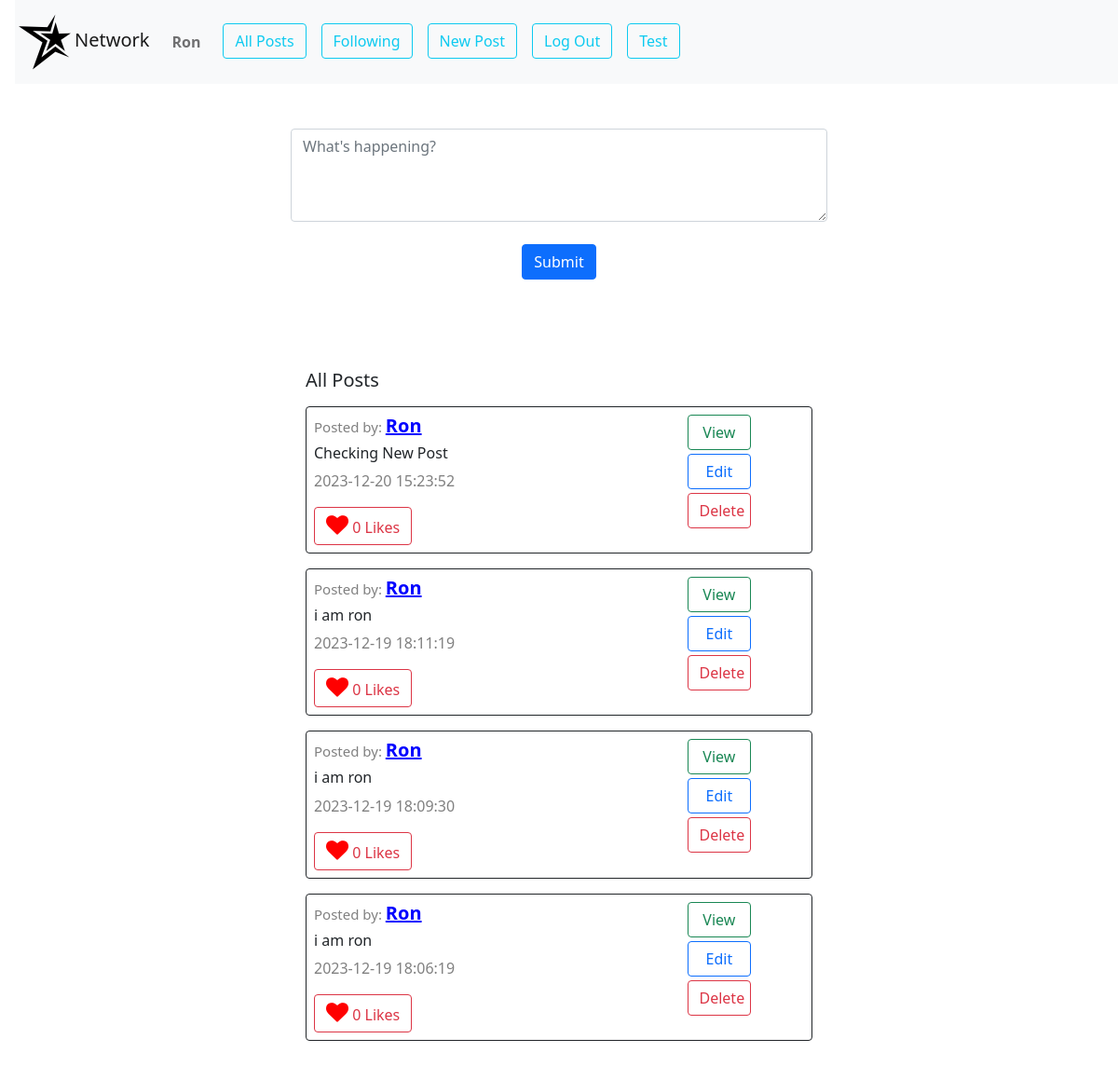
/ (signed in), run on the app's committed database.
### app.py (models this page shows, shortened)
class Users(db.Model):
    __tablename__ = "users"
    id = db.Column(db.Integer, primary_key=True)
    username = db.Column(db.String(80), unique=True, nullable=False)
    hash = db.Column(db.String(200),nullable=False)
    email = db.Column(db.String(120), unique=True, nullable=False)
    first_name=db.Column(db.String(80), nullable=True)
    last_name=db.Column(db.String(80), nullable=True)
    profile_pic_addr=db.Column(db.String(200), nullable=True)
    user_posts=db.relationship('Posts',backref='owner',lazy='dynamic')
    followers = db.relationship('Users',
                                secondary = follow,
                                primaryjoin = (follow.c.following_id == id),
                                secondaryjoin = (follow.c.follower_id == id),
                                backref = 'following'
                                )

class Posts(db.Model):
    __tablename__ = "posts"
    id = db.Column(db.Integer, primary_key=True)
    content = db.Column(db.String(150), nullable=False)
    likes = db.Column(db.Integer, default=0)
    created_at = db.Column(db.DateTime(timezone=True), server_default=db.func.current_timestamp())
    person_id = db.Column(db.Integer, db.ForeignKey('users.id'),nullable=False)

### app.py (the view, shortened to what this page needs)
@app.route("/", methods=["GET", "POST"])
def index():
    posts=Posts.query.order_by(Posts.created_at.desc()).all()
    user_id=session.get("user_id")
    if user_id:
        current_user=Users.query.filter_by(id=user_id).first()
    else:
        current_user=None
    return render_template("index.html",posts=posts,current_user=current_user)

### app.py (called while the page is built)
@app.after_request
def after_request(response):
    response.headers["Cache-Control"] = "no-cache, no-store, must-revalidate"
    response.headers["Expires"] = 0
    response.headers["Pragma"] = "no-cache"
    return response

### templates/index.html (shortened to what this page needs)
{% extends "layout.html" %} {% block body %}
<div id="index_div">
	{% if current_user%}
	<div id="compose-view" class="container-fluid py-5 text-center w-50">
		<form action="/" method="post">
			<textarea
				class="form-control"
				id="compose-body"
				name="current_post"
				placeholder="What's happening?"
				autofocus></textarea>
			<br />
			<input type="submit" id="submit_button" class="btn btn-primary" />
		</form>
	</div>
	{%endif%}
	<div id="post-view" class="container-fluid py-5 w-50">
		<h5 class="ms-3">All Posts</h5>
		{% for item in posts%}
		<div id="display_div_{{item.id}}" class="border border-dark m-3 p-2 rounded">
			<div class="row">
				<div class="col-9">
					<h5>
						<span style="color: grey; font-size: 15px">Posted by: </span
						><a
							style="font-weight: bold; color: blue"
							href="/profile/{{item.owner.id}}"
							>{{item.owner.username}}</a
						>
					</h5>
					<div id="index_content_div_{{item.id}}"><h6  class="mt-2">{{item.content}}</h6></div>
					<p><span style="color: grey">{{item.created_at}}</span></p>
					<button class="btn btn-outline-danger">
						<i style="font-size: 24px; color: red" class="fa">&#xf004;</i>
						{{item.likes}} Likes
					</button>
				</div>
				<div class="col-2 ">
					<div class="row">
						<button data-post_id="{{item.id}}" id="index_view_btn_{{item.id}}" class="btn btn-outline-success mb-1 w-75 view_btn">View</button>
					</div>
					<div class="row">
						<button data-post_id="{{item.id}}" id="index_edit_btn_{{item.id}}" class="btn btn-outline-primary mb-1 w-75 edit_btn">Edit</button>
					</div>
					<div class="row">
						<button data-post_id="{{item.id}}" id="index_delete_btn_{{item.id}}" class="btn btn-outline-danger mb-1 w-75 delete_btn">Delete</button>
					</div>
				</div>
			</div>
		  </div>
		{%endfor%}
	</div>
</div>
{% endblock %}

### templates/layout.html (shortened to what this page needs)
<!DOCTYPE html>
<html lang="en">
	<head>
		<link href="/static/styles.css" rel="stylesheet" />
		<link
			href="https://cdn.jsdelivr.net/npm/bootstrap@5.0.2/dist/css/bootstrap.min.css"
			rel="stylesheet"
 />
		<link
			rel="stylesheet"
			href="https://cdnjs.cloudflare.com/ajax/libs/font-awesome/4.7.0/css/font-awesome.min.css" />
	</head>
	<body>
		<nav class="navbar navbar-expand-lg navbar-light bg-light ms-3">
			<a class="navbar-brand" id="network" href="/"
				><img src="/static/favicon.ico" alt="" />Network</a
			>
			<div>
				<ul class="navbar-nav mr-auto">
					<li class="nav-item">
						{% if current_user %}
						<a class="nav-link me-3" id="username"
							><strong>{{current_user.username}}</strong></a
						>
						{%else%}
						<a class="nav-link me-3" id="username"><strong>Guest</strong></a>
						{%endif%}
					</li>
					<li class="nav-item">
						<a class="btn btn-outline-info me-3" href="/" id="allpost"
							>All Posts</a
						>
					</li>
					{% if current_user %}
					<li class="nav-item">
						<a class="btn btn-outline-info me-3" href="/following" id="follow"
							>Following</a
						>
					</li>
					<li class="nav-item" id="newpost">
						<a class="btn btn-outline-info me-3" href="/newpost" id="newpost"
							>New Post</a
						>
					</li>
					<li class="nav-item">
						<a class="btn btn-outline-info me-3" href="/logout">Log Out</a>
					</li>
					{%endif%}
					<li class="nav-item">
						<a class="btn btn-outline-info me-3" href="/test">Test</a>
					</li>
				</ul>
			</div>
		</nav>
		<div class="body">
			 {% block body %} {% endblock %}
		</div>
	</body>
</html>

### static/styles.css (style rules this page uses)
#compose-body { height: 100px; }

### data on the page
Users: username "Ron"
Posts: owner.username "Ron", content "Checking New Post", created_at "2023-12-20 15:23:52", likes "0"
Posts: owner.username "Ron", content "i am ron", created_at "2023-12-19 18:11:19", likes "0"
Posts: owner.username "Ron", content "i am ron", created_at "2023-12-19 18:09:30", likes "0"
Posts: owner.username "Ron", content "i am ron", created_at "2023-12-19 18:06:19", likes "0"
